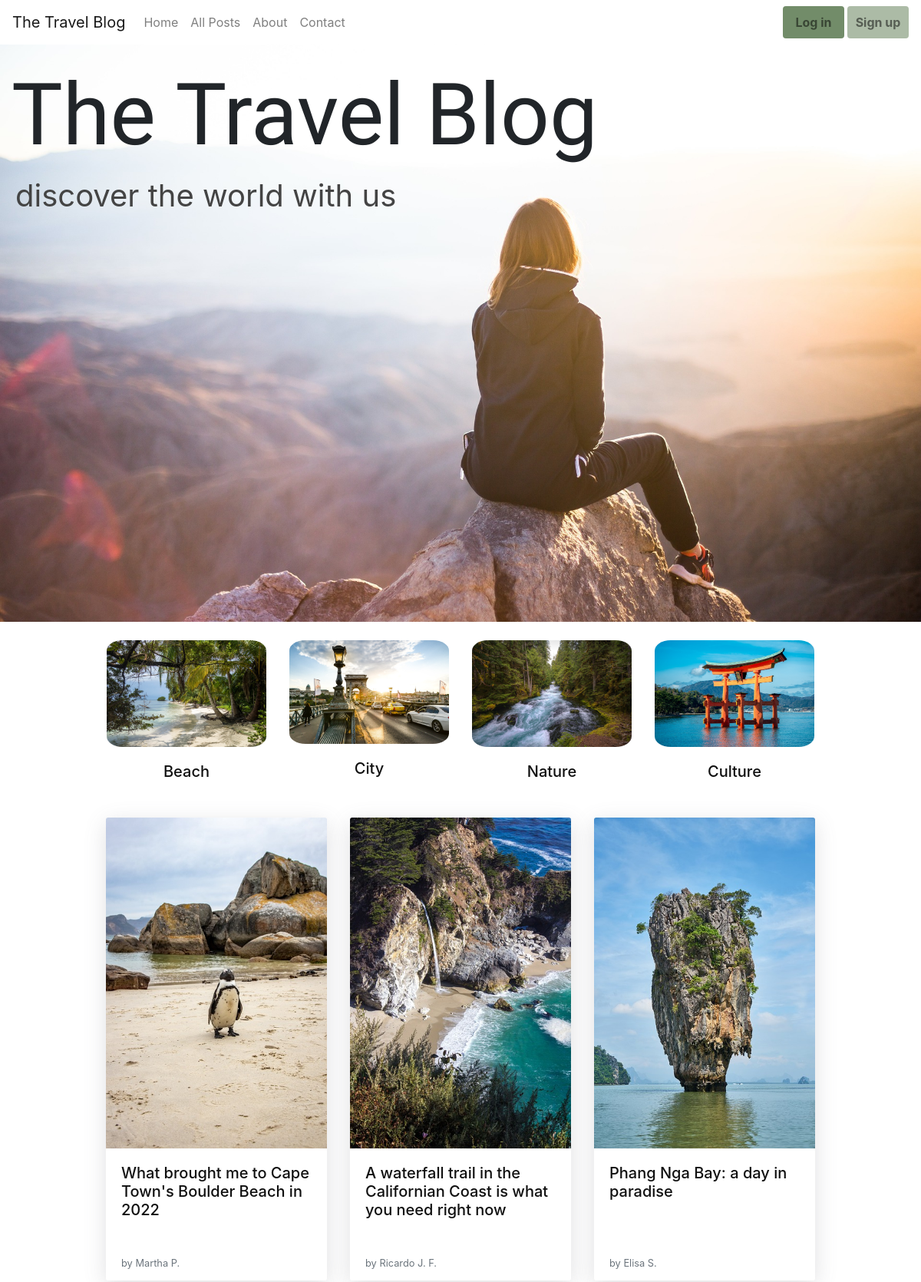
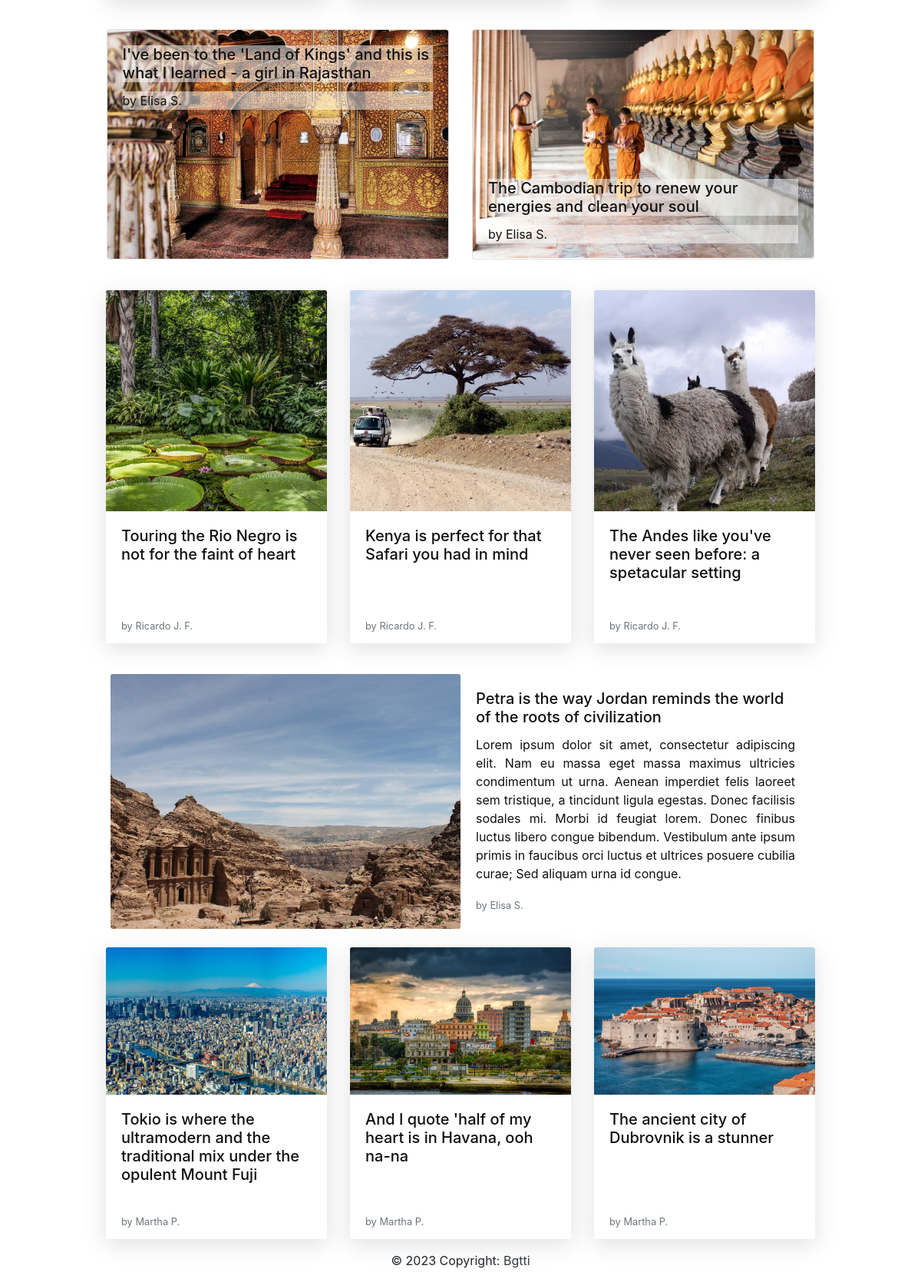
The page / on the database its author committed (2 pictures, top to bottom).
### app/models/themes.py (models this page shows, shortened)
class Blog_Theme(db.Model):
    __tablename__ = "blog_theme"
    id = db.Column(db.Integer, primary_key=True)
    theme = db.Column(db.String(30), nullable=False)
    picture = db.Column(db.String(700), nullable=False)
    picture_source = db.Column(db.String(700))
    posts = db.relationship('Blog_Posts', backref='theme_group')

### app/models/posts.py (models this page shows, shortened)
class Blog_Posts(db.Model):
    __tablename__ = "blog_posts"
    id = db.Column(db.Integer, primary_key=True)
    date_submitted = db.Column(db.DateTime, default=datetime.utcnow)
    date_to_post = db.Column(db.DateTime, default=datetime.utcnow)
    title = db.Column(db.String(200), nullable=False)
    intro = db.Column(db.String(200), nullable=False)
    body = db.Column(db.Text, nullable=False)
    picture_v = db.Column(db.String(200))
    picture_v_source = db.Column(db.String(500))
    picture_h = db.Column(db.String(200))
    picture_h_source = db.Column(db.String(500))
    picture_s = db.Column(db.String(200))
    picture_s_source = db.Column(db.String(500))
    picture_alt = db.Column(db.String(200))
    meta_tag = db.Column(db.String(200))
    title_tag = db.Column(db.String(200))
    admin_approved = db.Column(db.String(5), default="FALSE")
    featured = db.Column(db.String(5), default="FALSE")
    likes = db.relationship('Blog_Likes', backref='post')
    comments = db.relationship('Blog_Comments', backref='target_post')
    replies = db.relationship('Blog_Replies', backref='target_post')
    bookmarks = db.relationship('Blog_Bookmarks', backref='post')
    author_id = db.Column(db.Integer, db.ForeignKey('blog_user.id'))
    theme_id = db.Column(db.Integer, db.ForeignKey('blog_theme.id'))

### app/models/user.py (models this page shows, shortened)
class Blog_User(UserMixin, db.Model):
    __tablename__ = "blog_user"
    id = db.Column(db.Integer, primary_key=True)
    name = db.Column(db.String(200), nullable=False, unique=True)
    email = db.Column(db.String(200), nullable=False, unique=True)
    password = db.Column(db.String(200), nullable=False)
    date_created = db.Column(db.DateTime, default=datetime.utcnow)
    about = db.Column(db.String(385), default="")
    picture = db.Column(
        db.String(), default="Picture_default.jpg")
    type = db.Column(db.String(100), nullable=False, default="user")
    blocked = db.Column(db.String(5), default="FALSE")
    admin_notes = db.Column(db.Text)
    posts = db.relationship('Blog_Posts', backref='author')
    comments = db.relationship('Blog_Comments', backref='user')
    replies = db.relationship('Blog_Replies', backref='user')
    likes = db.relationship('Blog_Likes', backref='user')
    bookmarks = db.relationship('Blog_Bookmarks', backref='user')

### app/website/routes.py (the view)
@website.route("/")
def home():
    posts_themes = [(u.theme, u.picture, u.id)
                    for u in db.session.query(Blog_Theme).all()]
    theme_list = [t[2] for t in posts_themes]
    posts_all = []
    forth_theme_post_ids = []
    for num_themes in theme_list:
        query = db.session.query(Blog_Posts).filter(
                Blog_Posts.admin_approved == "TRUE", Blog_Posts.date_to_post <= datetime.utcnow(),
            Blog_Posts.theme_id == num_themes).order_by(desc(Blog_Posts.date_to_post)).limit(3)
        posts_all.append(query.all())
        if num_themes == 4:
            for this_query in query:
                forth_theme_post_ids.append(this_query.id)
    posts_all = posts_all[0] + posts_all[1] + posts_all[2] + posts_all[3]
    return render_template('website/index.html', posts_all=posts_all, posts_themes=posts_themes, logged_in=current_user.is_authenticated, forth_theme_post_ids=forth_theme_post_ids)

### app/templates/website/index.html (shortened to what this page needs)
{% extends "base.html" %}
{% block content %}
    <section class="container-fluid HOME-img-main">
        <h1 class="HOME-special-font HOME-title">The Travel Blog</h1>
        <p class="HOME-sub-title"><span>discover the world with us</span></p>
    </section>
    <section class="container-fluid mt-4">
        <div class="row justify-content-center">
            {% for theme in posts_themes: %}
            <div class="col col-auto mb-3 HOME-theme-btn">
                <a class="ALL-no-hover" href="{{ url_for('website.all', index=theme[2]) }}">
                    <div class="card h-100" style="width: 13rem; border:none;">
                        <img src="{{ url_for('static', filename='Pictures_Themes/'+theme[1]) }}" class="card-img-top HOME-round-img" alt="Theme" />
                        <div class="card-body" style="display:flex; justify-content: center;">
                            <h5 class="card-title ALL-no-hover">{{theme[0]}}</h5>
                        </div>
                    </div>
                </a>
            </div>
            {% endfor %}
        </div>
    </section>
    <section class="container-fluid">
        <div class="row justify-content-center">
            {% for beach_posts in posts_all: %}
            {% if beach_posts.theme_group.theme == posts_themes[0][0]: %}
            <div class="col col-auto mb-3">
                <a class="ALL-no-hover" href="{{ url_for('website.blog_post', index=beach_posts.id, _external=True) }}">
                    <div class="card h-100 HOME-card ALL-post-hover" style="width: 18rem;">
                        <img src="{{ url_for('static', filename='Pictures_Posts/'+beach_posts.picture_v) }}" class="card-img-top" alt="{{ beach_posts.picture_alt }}" />
                        <div class="card-body">
                            <h5 class="card-title ALL-no-hover">{{ beach_posts.title }}</h5>
                        </div>
                        <div class="card-footer HOME-card-footer">
                            <small class="text-muted ALL-no-hover">by {{ beach_posts.author.name }}</small>
                        </div>
                    </div>
                </a>
            </div>
            {% endif %}
            {% endfor %}
        </div>
    </section>
    <section class="container-fluid mt-4 HOME-backg">
        <div class="row justify-content-center">
            {% for cultural in posts_all: %}
            {% if cultural.theme_group.theme == posts_themes[3][0] and cultural.id == forth_theme_post_ids[0] or cultural.id == forth_theme_post_ids[1]: %} <div class="col col-auto mb-3">
                <a class="ALL-no-hover" href="{{ url_for('website.blog_post', index=cultural.id) }}">
                    <div class="card h-100 ALL-post-hover" style="width: 27.9rem;">
                        <img src="{{ url_for('static', filename='Pictures_Posts/'+cultural.picture_h) }}" class="card-img" alt="{{ cultural.picture_alt }}" />
                        {% if cultural.id == forth_theme_post_ids[1]: %}
                        <div class="card-img-overlay d-flex flex-column justify-content-end">
                        {% else: %}
                        <div class="card-img-overlay">
                        {% endif %}
                            <h5 class="card-title HOME-txt-background ALL-no-hover">{{ cultural.title }}</h5>
                            <p class="card-text HOME-txt-background ALL-no-hover">by {{ cultural.author.name }}</p>
                        </div>
                        </div>
                    </div>
                {% endif %}
                {% endfor %}
        </div>
    </section>
    <section class="container-fluid mt-4 HOME-backg">
        <div class="row justify-content-center">
            {% for nature_posts in posts_all: %}
            {% if nature_posts.theme_group.theme == posts_themes[2][0]: %}
            <div class="col col-auto mb-3">
                <a class="ALL-no-hover" href="{{ url_for('website.blog_post', index=nature_posts.id) }}">
                    <div class="card h-100 HOME-card ALL-post-hover" style="width: 18rem;">
                        <img src="{{ url_for('static', filename='Pictures_Posts/'+nature_posts.picture_s) }}" class="card-img-top" alt="{{ nature_posts.picture_alt }}" />
                        <div class="card-body">
                            <h5 class="card-title ALL-no-hover">{{ nature_posts.title }}</h5>
                        </div>
                        <div class="card-footer HOME-card-footer">
                            <small class="text-muted">by {{ nature_posts.author.name}}</small>
                        </div>
                    </div>
                </a>
            </div>
            {% endif %}
            {% endfor %}
        </div>
    </section>
    <section class="container-fluid mt-4">
        <div class="row justify-content-center" >
            {% for cultural_post in posts_all: %}
            {% if cultural_post.theme_group.theme== posts_themes[3][0] and cultural_post.id == forth_theme_post_ids[2]: %}
            <a class="ALL-no-hover" href="{{ url_for('website.blog_post', index=cultural_post.id) }}">
                <div class="row no-gutters ALL-post-hover" style="width: 57rem;">
                    <div class="col-md-6 card-img" style="display:flex; justify-content:center;">
                        <img src="{{ url_for('static', filename='Pictures_Posts/'+cultural_post.picture_h) }}" class="card-img" alt="{{ cultural_post.picture_alt }}">
                    </div>
                    <div class="col-md-6">
                        <div class="card-body">
                            <h5 class="card-title ALL-no-hover">{{ cultural_post.title }}</h5>
                            <p class="card-text ALL-no-hover text-justify">{{ cultural_post.intro }}</p>
                            <p class="card-text ALL-no-hover"><small class="text-muted"> by {{ cultural_post.author.name }}</small></p>
                        </div>
                    </div>
                </div>
            </a>
            {% endif %}
            {% endfor %}
        </div>
    </section>
    <section class="container-fluid mt-4">
        <div class="row justify-content-center">
            {% for city_posts in posts_all: %}
            {% if city_posts.theme_group.theme == posts_themes[1][0]: %}
            <a class="ALL-no-hover" href="{{ url_for('website.blog_post', index=city_posts.id) }}">
                <div class="col col-auto mb-3">
                    <div class="card h-100 HOME-card ALL-post-hover" style="width: 18rem; height: 380px !important;" >
                        <img src="{{ url_for('static', filename='Pictures_Posts/'+city_posts.picture_h) }}" class="card-img-top" alt="{{ city_posts.picture_alt }}" />
                        <div class="card-body">
                            <h5 class="card-title ALL-no-hover">{{ city_posts.title }}</h5>
                        </div>
                        <div class="card-footer HOME-card-footer">
                            <small class="text-muted ALL-no-hover">by {{ city_posts.author.name }}</small>
                        </div>
                    </div>
                </div>
            </a>
            {% endif %}
            {% endfor %}
        </div>
    </section>
{% endblock %}

### app/templates/base.html (shortened to what this page needs)
<!doctype html>
<html lang="en">
<head>
    <link rel="stylesheet" href="https://cdn.jsdelivr.net/npm/bootstrap@4.5.3/dist/css/bootstrap.min.css"
>
    <link rel="stylesheet" href="/../static/CSS/styles.css">
</head>
<body>
    <nav class="navbar navbar-expand-lg navbar-light HOME-nav">
        <a class="navbar-brand" href="#">The Travel Blog</a>
        <div class="collapse navbar-collapse" id="navbarSupportedContent">
            <ul class="navbar-nav mr-auto">
                <li class="nav-item">
                    <a class="nav-link" href="/">Home <span class="sr-only">(current)</span></a>
                </li>
                <li class="nav-item">
                    <a class="nav-link" href="{{ url_for('website.all', index=0) }}">All Posts</a>
                </li>
                <li class="nav-item">
                    <a class="nav-link" href="/about">About</a>
                </li>
                <li class="nav-item">
                    <a class="nav-link" href="/contact">Contact</a>
                </li>
            </ul>
            <ul class="navbar-nav my-2 my-lg-0">
                {% if not logged_in: %}
                <li class="nav-item">
                    <a class="nav-link btn mr-1 ALL-green-btn-dark" style="width: 80px;" href="{{ url_for('account.login') }}"><b>Log in</b></a>
                </li>
                <li class="nav-item">
                    <a class="nav-link btn ALL-green-btn" style="width: 80px;" href="{{ url_for('account.signup') }}"><b>Sign up</b></a>
                </li>
                {% endif %}
            </ul>
        </div>
    </nav>
{% block content %}
{% endblock %}
<footer class=" text-center text-lg-start HOME-footer">
    <p class="text-center">
        © 2023 Copyright:
        <a class="text-dark" href="https://github.com/bgtti">Bgtti</a>
    </p>
</footer>
</body>
</html>

### app/static/CSS/styles.css (style rules this page uses)
html, body { overflow-x: hidden; }
.HOME-special-font, .ALL-special-font { font-family: 'La Belle Aurore', cursive; }
.HOME-title { font-size: 4em; padding-top: 25px; }
.HOME-sub-title { font-size: 1.5em; color: rgb(68, 68, 68); margin-left: 5px; }
@media screen and (min-width: 600px) { .HOME-title { font-size: 7em; } }
@media screen and (min-width: 600px) { .HOME-sub-title { font-size: 2.5em; } }
.HOME-img-main { height: 94vh; background-image: url("../Picture_01.jpg"); background-size: cover; background-repeat: no-repeat; background-position: center; }
.HOME-round-img { border-radius: 10%; }
.HOME-txt-background { background-color: rgba(255, 255, 255, 0.495); }
.HOME-card { border:none; box-shadow: rgba(100, 100, 111, 0.2) 0px 7px 29px 0px; }
.HOME-card-footer { border:none; background-color: white; }
.ALL-green-btn { width: 120px; background-color: #728c6996; }
.ALL-green-btn-dark { width: 120px; background-color: #728C69; }
.ALL-no-hover { text-decoration: none !important; color: rgb(16, 16, 16); }

### rows shown on the page
Blog_Theme: picture (picture), theme "Beach"
Blog_Theme: picture (picture), theme "City"
Blog_Theme: picture (picture), theme "Nature"
Blog_Theme: picture (picture), theme "Culture"
Blog_Posts: picture_v (picture), title "What brought me to Cape Town's Boulder Beach in 2022", author.name "Martha P."
Blog_Posts: picture_v (picture), title "A waterfall trail in the Californian Coast is what you need right now", author.name "Ricardo J. F."
Blog_Posts: picture_v (picture), title "Phang Nga Bay: a day in paradise", author.name "Elisa S."
Blog_Posts: picture_h (picture), title "I've been to the 'Land of Kings' and this is what I learned - a girl in Rajasthan", author.name "Elisa S."
Blog_Posts: picture_h (picture), title "The Cambodian trip to renew your energies and clean your soul", author.name "Elisa S."
Blog_Posts: picture_s (picture), title "Touring the Rio Negro is not for the faint of heart", author.name "Ricardo J. F."
Blog_Posts: picture_s (picture), title "Kenya is perfect for that Safari you had in mind", author.name "Ricardo J. F."
Blog_Posts: picture_s (picture), title "The Andes like you've never seen before: a spetacular setting", author.name "Ricardo J. F."
Blog_Posts: picture_h (picture), title "Petra is the way Jordan reminds the world of the roots of civilization", intro "Lorem ipsum dolor sit amet, consectetur adipiscing elit. Nam eu massa eget massa maximus ultricies condimentum ut urna. Aenean imperdiet felis laoreet sem tristique, a tincidunt ligula egestas. Donec facilisis sodales mi. Morbi id feugiat lorem. Donec finibus luctus libero congue bibendum. Vestibulum ante ipsum primis in faucibus orci luctus et ultrices posuere cubilia curae; Sed aliquam urna id congue.", author.name "Elisa S."
Blog_Posts: picture_h (picture), title "Tokio is where the ultramodern and the traditional mix under the opulent Mount Fuji", author.name "Martha P."
Blog_Posts: picture_h (picture), title "And I quote 'half of my heart is in Havana, ooh na-na", author.name "Martha P."
Blog_Posts: picture_h (picture), title "The ancient city of Dubrovnik is a stunner", author.name "Martha P."
